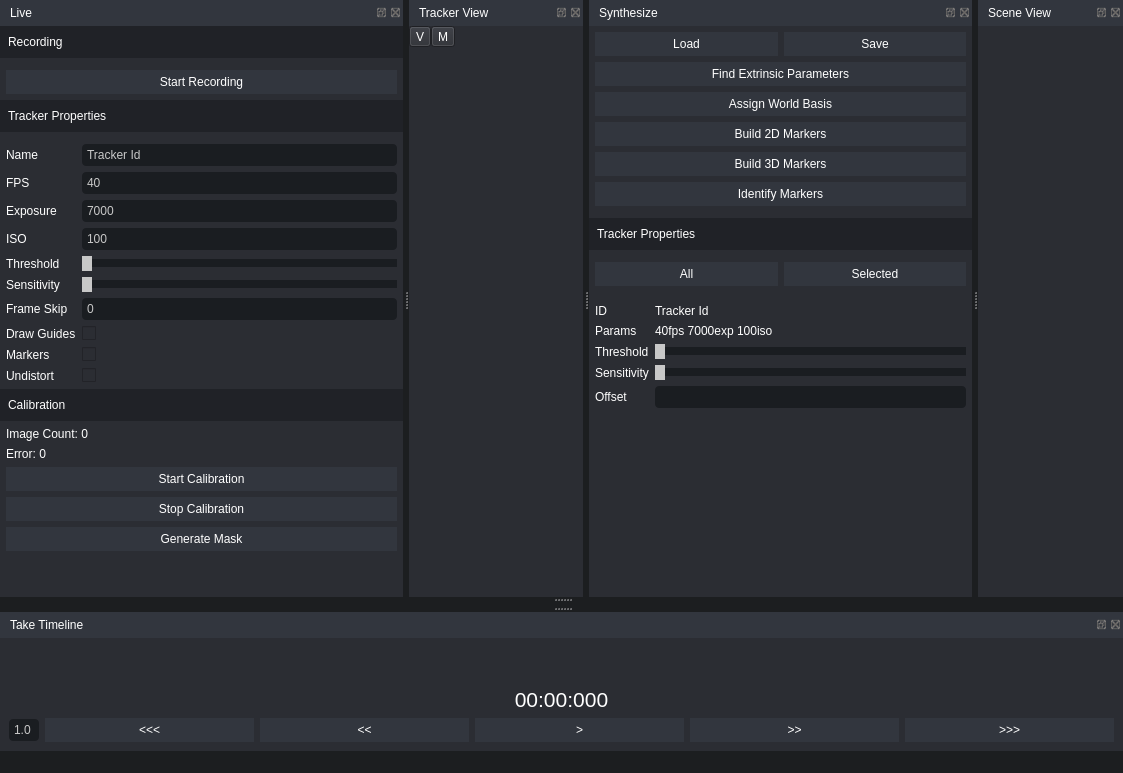
<?xml version="1.0" encoding="UTF-8"?>
<ui version="4.0">
 <class>MainWindow</class>
 <widget class="QMainWindow" name="MainWindow">
  <property name="geometry">
   <rect>
    <x>0</x>
    <y>0</y>
    <width>1123</width>
    <height>773</height>
   </rect>
  </property>
  <property name="sizePolicy">
   <sizepolicy hsizetype="Preferred" vsizetype="Preferred">
    <horstretch>0</horstretch>
    <verstretch>0</verstretch>
   </sizepolicy>
  </property>
  <property name="windowTitle">
   <string>Vector Synth</string>
  </property>
  <property name="styleSheet">
   <string notr="true">QWidget {
	background: rgb(28, 30, 32);
	color: white;
}

QMenuBar {
	background-color: rgb(50, 54, 62);
}

QMenuBar::item {
    spacing: 3px; /* spacing between menu bar items */
    padding: 5px;
    background: transparent;
    border-radius: 4px;
	color: rgb(230, 230, 255);
}

QToolBar {
    background: rgb(32, 34, 39);
    spacing: 3px; /* spacing between items in the tool bar */
	border: 0;
	padding: 6px;
}

QDockWidget {
	color: white;
	background-color: rgb(28, 30, 32);
}

QDockWidget QWidget {
	background-color: rgb(43, 45, 51);
}

QDockWidget QLineEdit {
	background: rgb(26, 29, 33);
	border: 0px;
	border-radius: 4px;
	padding: 3px;
	color: rgb(200, 200, 200);
}

QDockWidget QTableWidget {
	background:  rgb(26, 29, 33);
}

QDockWidget QTableWidget QWidget {
	background-color: rgb(26, 29, 33);
}

QDockWidget QHeaderView {
	background-color: rgb(26, 29, 33);
	border-bottom: 1px solid rgb(50, 54, 62);
}

QDockWidget QHeaderView::section {
	background-color: rgb(26, 29, 33);
	border: 0px;
	padding: 8px;
	border-bottom: 1px solid rgb(50, 54, 62);
}

QDockWidget::title {
    text-align: left;
	color: white;
    background-color: rgb(50, 54, 62);
    padding: 6px;
}

QDockWidget::close-button, QDockWidget::float-button {
    border: 1px solid transparent;
	color: white;
    padding: 0px;
}

QDockWidget::close-button:hover, QDockWidget::float-button:hover {
    background: gray;
}

QDockWidget::close-button:pressed, QDockWidget::float-button:pressed {
    padding: 1px -1px -1px 1px;
}

QWidget#centralWidget QFrame {
	background-color: rgb(43, 45, 51);
}

QDockWidget QPushButton {
	border: 0px;
	background-color: rgb(50, 54, 62);
	color: white;
	padding: 5px;
}

QDockWidget QTableWidget QPushButton {
	border: 0px;
	background-color: rgb(50, 54, 62);
	color: white;
	padding: 5px;
}

QDockWidget QPushButton:hover {
	border: 0px;
	background-color: rgb(60, 64, 72);
	color: white;
	padding: 5px;
}

QDockWidget QPushButton:pressed {
	border: 1px;
	background-color: rgb(50, 70, 100);
	color: white;
	padding: 5px;
}

QSlider::groove:horizontal {
	    border: 0px;
    height: 8px; /* the groove expands to the size of the slider by default. by giving it a height, it has a fixed size */
    background: rgb(26, 29, 33);
    margin: 2px 0;
}

QSlider::handle:horizontal {
    background: rgb(200, 200, 200);
    border: 0px;
    width: 10px;
    margin: -8px 0; /* handle is placed by default on the contents rect of the groove. Expand outside the groove */
    border-radius: 4px;
}

QTabBar
{
	background-color: rgb(50, 54, 62);
}

QTabBar::tab {
	border: 0px;
	background-color: rgb(50, 54, 62);
	color: white;
	padding: 10px;
    min-width: 8ex;
}

QTabBar::tab:selected 
{
	color: rgb(80, 180, 255);
	border-top: 2px solid rgb(80, 180, 255);
}</string>
  </property>
  <property name="toolButtonStyle">
   <enum>Qt::ToolButtonIconOnly</enum>
  </property>
  <property name="dockNestingEnabled">
   <bool>true</bool>
  </property>
  <property name="dockOptions">
   <set>QMainWindow::AllowNestedDocks|QMainWindow::AllowTabbedDocks</set>
  </property>
  <widget class="QWidget" name="centralWidget">
   <property name="enabled">
    <bool>true</bool>
   </property>
  </widget>
  <widget class="QStatusBar" name="statusBar"/>
  <widget class="QDockWidget" name="dockProps">
   <property name="sizePolicy">
    <sizepolicy hsizetype="Preferred" vsizetype="Preferred">
     <horstretch>0</horstretch>
     <verstretch>0</verstretch>
    </sizepolicy>
   </property>
   <property name="styleSheet">
    <string notr="true"/>
   </property>
   <property name="floating">
    <bool>false</bool>
   </property>
   <property name="windowTitle">
    <string>Live</string>
   </property>
   <attribute name="dockWidgetArea">
    <number>4</number>
   </attribute>
   <widget class="QWidget" name="dockWidgetContents_2">
    <property name="enabled">
     <bool>true</bool>
    </property>
    <property name="styleSheet">
     <string notr="true"/>
    </property>
    <layout class="QVBoxLayout" name="verticalLayout">
     <property name="spacing">
      <number>6</number>
     </property>
     <property name="leftMargin">
      <number>0</number>
     </property>
     <property name="topMargin">
      <number>0</number>
     </property>
     <property name="rightMargin">
      <number>0</number>
     </property>
     <property name="bottomMargin">
      <number>0</number>
     </property>
     <item>
      <widget class="QLabel" name="label_16">
       <property name="minimumSize">
        <size>
         <width>0</width>
         <height>32</height>
        </size>
       </property>
       <property name="maximumSize">
        <size>
         <width>16777215</width>
         <height>32</height>
        </size>
       </property>
       <property name="styleSheet">
        <string notr="true">background-color: rgb(32, 34, 39);
padding: 5px;</string>
       </property>
       <property name="text">
        <string>Recording</string>
       </property>
      </widget>
     </item>
     <item>
      <layout class="QVBoxLayout" name="verticalLayout_11">
       <property name="leftMargin">
        <number>6</number>
       </property>
       <property name="topMargin">
        <number>6</number>
       </property>
       <property name="rightMargin">
        <number>6</number>
       </property>
       <item>
        <widget class="QPushButton" name="btnStartRecording">
         <property name="text">
          <string>Start Recording</string>
         </property>
        </widget>
       </item>
      </layout>
     </item>
     <item>
      <widget class="QLabel" name="label_13">
       <property name="minimumSize">
        <size>
         <width>0</width>
         <height>32</height>
        </size>
       </property>
       <property name="maximumSize">
        <size>
         <width>16777215</width>
         <height>32</height>
        </size>
       </property>
       <property name="styleSheet">
        <string notr="true">background-color: rgb(32, 34, 39);
padding: 5px;</string>
       </property>
       <property name="text">
        <string>Tracker Properties</string>
       </property>
      </widget>
     </item>
     <item>
      <layout class="QFormLayout" name="formLayout">
       <property name="leftMargin">
        <number>6</number>
       </property>
       <property name="topMargin">
        <number>6</number>
       </property>
       <property name="rightMargin">
        <number>6</number>
       </property>
       <item row="1" column="0">
        <widget class="QLabel" name="label_12">
         <property name="text">
          <string>Name</string>
         </property>
        </widget>
       </item>
       <item row="1" column="1">
        <widget class="QLineEdit" name="txtId">
         <property name="text">
          <string>Tracker Id</string>
         </property>
        </widget>
       </item>
       <item row="2" column="0">
        <widget class="QLabel" name="label_7">
         <property name="text">
          <string>FPS</string>
         </property>
        </widget>
       </item>
       <item row="2" column="1">
        <widget class="QLineEdit" name="txtFps">
         <property name="styleSheet">
          <string notr="true"/>
         </property>
         <property name="text">
          <string>40</string>
         </property>
        </widget>
       </item>
       <item row="3" column="0">
        <widget class="QLabel" name="label">
         <property name="text">
          <string>Exposure</string>
         </property>
        </widget>
       </item>
       <item row="3" column="1">
        <widget class="QLineEdit" name="txtExposure">
         <property name="text">
          <string>7000</string>
         </property>
        </widget>
       </item>
       <item row="4" column="0">
        <widget class="QLabel" name="label_6">
         <property name="text">
          <string>ISO</string>
         </property>
        </widget>
       </item>
       <item row="4" column="1">
        <widget class="QLineEdit" name="txtIso">
         <property name="text">
          <string>100</string>
         </property>
        </widget>
       </item>
       <item row="5" column="0">
        <widget class="QLabel" name="label_3">
         <property name="text">
          <string>Threshold</string>
         </property>
        </widget>
       </item>
       <item row="5" column="1">
        <widget class="QSlider" name="horizontalSlider_2">
         <property name="orientation">
          <enum>Qt::Horizontal</enum>
         </property>
        </widget>
       </item>
       <item row="6" column="0">
        <widget class="QLabel" name="label_4">
         <property name="text">
          <string>Sensitivity</string>
         </property>
        </widget>
       </item>
       <item row="6" column="1">
        <widget class="QSlider" name="horizontalSlider_3">
         <property name="orientation">
          <enum>Qt::Horizontal</enum>
         </property>
        </widget>
       </item>
       <item row="7" column="0">
        <widget class="QLabel" name="label_10">
         <property name="text">
          <string>Frame Skip</string>
         </property>
        </widget>
       </item>
       <item row="7" column="1">
        <widget class="QLineEdit" name="txtFrameSkip">
         <property name="text">
          <string>0</string>
         </property>
        </widget>
       </item>
       <item row="8" column="0">
        <widget class="QLabel" name="label_8">
         <property name="text">
          <string>Draw Guides</string>
         </property>
        </widget>
       </item>
       <item row="8" column="1">
        <widget class="QCheckBox" name="chkDrawGuides">
         <property name="text">
          <string/>
         </property>
        </widget>
       </item>
       <item row="9" column="0">
        <widget class="QLabel" name="label_9">
         <property name="text">
          <string>Markers</string>
         </property>
        </widget>
       </item>
       <item row="9" column="1">
        <widget class="QCheckBox" name="chkMarkers">
         <property name="text">
          <string/>
         </property>
        </widget>
       </item>
       <item row="10" column="0">
        <widget class="QLabel" name="label_11">
         <property name="text">
          <string>Undistort</string>
         </property>
        </widget>
       </item>
       <item row="10" column="1">
        <widget class="QCheckBox" name="chkFindCalib">
         <property name="text">
          <string/>
         </property>
        </widget>
       </item>
      </layout>
     </item>
     <item>
      <widget class="QLabel" name="label_5">
       <property name="minimumSize">
        <size>
         <width>0</width>
         <height>32</height>
        </size>
       </property>
       <property name="maximumSize">
        <size>
         <width>16777215</width>
         <height>32</height>
        </size>
       </property>
       <property name="styleSheet">
        <string notr="true">background-color: rgb(32, 34, 39);
padding: 5px;</string>
       </property>
       <property name="text">
        <string>Calibration</string>
       </property>
      </widget>
     </item>
     <item>
      <layout class="QVBoxLayout" name="verticalLayout_4">
       <property name="leftMargin">
        <number>6</number>
       </property>
       <property name="rightMargin">
        <number>6</number>
       </property>
       <property name="bottomMargin">
        <number>6</number>
       </property>
       <item>
        <widget class="QLabel" name="lblCalibImageCount">
         <property name="text">
          <string>Image Count: 0</string>
         </property>
        </widget>
       </item>
       <item>
        <widget class="QLabel" name="lblCalibError">
         <property name="text">
          <string>Error: 0</string>
         </property>
        </widget>
       </item>
       <item>
        <widget class="QPushButton" name="btnStartCalibration">
         <property name="styleSheet">
          <string notr="true"/>
         </property>
         <property name="text">
          <string>Start Calibration</string>
         </property>
        </widget>
       </item>
       <item>
        <widget class="QPushButton" name="btnStopCalibration">
         <property name="styleSheet">
          <string notr="true"/>
         </property>
         <property name="text">
          <string>Stop Calibration</string>
         </property>
        </widget>
       </item>
       <item>
        <widget class="QPushButton" name="btnGenerateMask">
         <property name="text">
          <string>Generate Mask</string>
         </property>
        </widget>
       </item>
       <item>
        <spacer name="verticalSpacer_3">
         <property name="orientation">
          <enum>Qt::Vertical</enum>
         </property>
         <property name="sizeHint" stdset="0">
          <size>
           <width>20</width>
           <height>40</height>
          </size>
         </property>
        </spacer>
       </item>
      </layout>
     </item>
    </layout>
   </widget>
  </widget>
  <widget class="QDockWidget" name="dockTimeline">
   <property name="windowTitle">
    <string>Take Timeline</string>
   </property>
   <attribute name="dockWidgetArea">
    <number>8</number>
   </attribute>
   <widget class="QWidget" name="dockWidgetContents_3">
    <layout class="QHBoxLayout" name="horizontalLayout_4">
     <property name="leftMargin">
      <number>0</number>
     </property>
     <property name="topMargin">
      <number>0</number>
     </property>
     <property name="rightMargin">
      <number>0</number>
     </property>
     <property name="bottomMargin">
      <number>0</number>
     </property>
     <item>
      <layout class="QVBoxLayout" name="verticalLayout_14">
       <property name="topMargin">
        <number>9</number>
       </property>
       <item>
        <spacer name="verticalSpacer_2">
         <property name="orientation">
          <enum>Qt::Vertical</enum>
         </property>
         <property name="sizeHint" stdset="0">
          <size>
           <width>20</width>
           <height>40</height>
          </size>
         </property>
        </spacer>
       </item>
       <item>
        <widget class="QLabel" name="lblTimecode">
         <property name="font">
          <font>
           <pointsize>16</pointsize>
          </font>
         </property>
         <property name="text">
          <string>00:00:000</string>
         </property>
         <property name="alignment">
          <set>Qt::AlignCenter</set>
         </property>
        </widget>
       </item>
       <item>
        <layout class="QHBoxLayout" name="timelineLayout">
         <property name="leftMargin">
          <number>9</number>
         </property>
         <property name="topMargin">
          <number>0</number>
         </property>
         <property name="rightMargin">
          <number>9</number>
         </property>
         <property name="bottomMargin">
          <number>9</number>
         </property>
         <item>
          <widget class="QLineEdit" name="txtPlaySpeed">
           <property name="sizePolicy">
            <sizepolicy hsizetype="Fixed" vsizetype="Fixed">
             <horstretch>0</horstretch>
             <verstretch>0</verstretch>
            </sizepolicy>
           </property>
           <property name="minimumSize">
            <size>
             <width>30</width>
             <height>0</height>
            </size>
           </property>
           <property name="maximumSize">
            <size>
             <width>30</width>
             <height>16777215</height>
            </size>
           </property>
           <property name="text">
            <string>1.0</string>
           </property>
          </widget>
         </item>
         <item>
          <widget class="QPushButton" name="btnPrevFrameJump">
           <property name="sizePolicy">
            <sizepolicy hsizetype="Minimum" vsizetype="Fixed">
             <horstretch>0</horstretch>
             <verstretch>0</verstretch>
            </sizepolicy>
           </property>
           <property name="text">
            <string>&lt;&lt;&lt;</string>
           </property>
          </widget>
         </item>
         <item>
          <widget class="QPushButton" name="btnPrevFrame">
           <property name="text">
            <string>&lt;&lt;</string>
           </property>
          </widget>
         </item>
         <item>
          <widget class="QPushButton" name="btnPlay">
           <property name="text">
            <string>&gt;</string>
           </property>
          </widget>
         </item>
         <item>
          <widget class="QPushButton" name="btnNextFrame">
           <property name="text">
            <string>&gt;&gt;</string>
           </property>
          </widget>
         </item>
         <item>
          <widget class="QPushButton" name="btnNextFrameJump">
           <property name="text">
            <string>&gt;&gt;&gt;</string>
           </property>
          </widget>
         </item>
        </layout>
       </item>
      </layout>
     </item>
    </layout>
   </widget>
  </widget>
  <widget class="QDockWidget" name="dockTrackers">
   <property name="floating">
    <bool>false</bool>
   </property>
   <property name="features">
    <set>QDockWidget::AllDockWidgetFeatures</set>
   </property>
   <property name="windowTitle">
    <string>Tracker View</string>
   </property>
   <attribute name="dockWidgetArea">
    <number>4</number>
   </attribute>
   <widget class="QWidget" name="dockWidgetContents_4">
    <layout class="QVBoxLayout" name="verticalLayout_3">
     <property name="spacing">
      <number>0</number>
     </property>
     <property name="leftMargin">
      <number>0</number>
     </property>
     <property name="topMargin">
      <number>0</number>
     </property>
     <property name="rightMargin">
      <number>0</number>
     </property>
     <property name="bottomMargin">
      <number>0</number>
     </property>
     <item>
      <widget class="QWidget" name="trackerViewMain" native="true">
       <property name="sizePolicy">
        <sizepolicy hsizetype="MinimumExpanding" vsizetype="MinimumExpanding">
         <horstretch>0</horstretch>
         <verstretch>0</verstretch>
        </sizepolicy>
       </property>
       <layout class="QVBoxLayout" name="verticalLayout_2">
        <property name="spacing">
         <number>0</number>
        </property>
        <property name="leftMargin">
         <number>0</number>
        </property>
        <property name="topMargin">
         <number>0</number>
        </property>
        <property name="rightMargin">
         <number>0</number>
        </property>
        <property name="bottomMargin">
         <number>0</number>
        </property>
        <item>
         <layout class="QHBoxLayout" name="toolbar">
          <property name="spacing">
           <number>0</number>
          </property>
          <item>
           <widget class="QToolButton" name="btnDrawVideo">
            <property name="text">
             <string>V</string>
            </property>
           </widget>
          </item>
          <item>
           <widget class="QToolButton" name="btnDrawMarkers">
            <property name="text">
             <string>M</string>
            </property>
           </widget>
          </item>
          <item>
           <spacer name="horizontalSpacer">
            <property name="orientation">
             <enum>Qt::Horizontal</enum>
            </property>
            <property name="sizeHint" stdset="0">
             <size>
              <width>40</width>
              <height>20</height>
             </size>
            </property>
           </spacer>
          </item>
         </layout>
        </item>
        <item>
         <widget class="QWidget" name="widget" native="true">
          <property name="sizePolicy">
           <sizepolicy hsizetype="Preferred" vsizetype="MinimumExpanding">
            <horstretch>0</horstretch>
            <verstretch>0</verstretch>
           </sizepolicy>
          </property>
          <layout class="QVBoxLayout" name="verticalLayout_13">
           <property name="spacing">
            <number>0</number>
           </property>
           <property name="leftMargin">
            <number>0</number>
           </property>
           <property name="topMargin">
            <number>0</number>
           </property>
           <property name="rightMargin">
            <number>0</number>
           </property>
           <property name="bottomMargin">
            <number>0</number>
           </property>
           <item>
            <layout class="QVBoxLayout" name="cameraViewPanel"/>
           </item>
          </layout>
         </widget>
        </item>
       </layout>
      </widget>
     </item>
    </layout>
   </widget>
  </widget>
  <widget class="QDockWidget" name="dockSynth">
   <property name="windowTitle">
    <string>Synthesize</string>
   </property>
   <attribute name="dockWidgetArea">
    <number>4</number>
   </attribute>
   <widget class="QWidget" name="dockWidgetContents">
    <layout class="QVBoxLayout" name="verticalLayout_5">
     <property name="leftMargin">
      <number>0</number>
     </property>
     <property name="topMargin">
      <number>0</number>
     </property>
     <property name="rightMargin">
      <number>0</number>
     </property>
     <property name="bottomMargin">
      <number>0</number>
     </property>
     <item>
      <layout class="QVBoxLayout" name="verticalLayout_12">
       <property name="leftMargin">
        <number>6</number>
       </property>
       <property name="topMargin">
        <number>6</number>
       </property>
       <property name="rightMargin">
        <number>6</number>
       </property>
       <property name="bottomMargin">
        <number>6</number>
       </property>
       <item>
        <layout class="QHBoxLayout" name="horizontalLayout_3">
         <item>
          <widget class="QPushButton" name="btnLoadTake">
           <property name="text">
            <string>Load</string>
           </property>
          </widget>
         </item>
         <item>
          <widget class="QPushButton" name="btnSaveTake">
           <property name="text">
            <string>Save</string>
           </property>
          </widget>
         </item>
        </layout>
       </item>
       <item>
        <widget class="QPushButton" name="btnBuildFundamental">
         <property name="text">
          <string>Find Extrinsic Parameters</string>
         </property>
        </widget>
       </item>
       <item>
        <widget class="QPushButton" name="btnAssignWorldBasis">
         <property name="text">
          <string>Assign World Basis</string>
         </property>
        </widget>
       </item>
       <item>
        <widget class="QPushButton" name="btnBuild2D">
         <property name="text">
          <string>Build 2D Markers</string>
         </property>
        </widget>
       </item>
       <item>
        <widget class="QPushButton" name="btnBuild3D">
         <property name="text">
          <string>Build 3D Markers</string>
         </property>
        </widget>
       </item>
       <item>
        <widget class="QPushButton" name="btnIdentify3D">
         <property name="text">
          <string>Identify Markers</string>
         </property>
        </widget>
       </item>
      </layout>
     </item>
     <item>
      <widget class="QLabel" name="label_14">
       <property name="minimumSize">
        <size>
         <width>0</width>
         <height>32</height>
        </size>
       </property>
       <property name="maximumSize">
        <size>
         <width>16777215</width>
         <height>32</height>
        </size>
       </property>
       <property name="styleSheet">
        <string notr="true">background-color: rgb(32, 34, 39);
padding: 5px;</string>
       </property>
       <property name="text">
        <string>Tracker Properties</string>
       </property>
      </widget>
     </item>
     <item>
      <layout class="QHBoxLayout" name="horizontalLayout">
       <property name="leftMargin">
        <number>6</number>
       </property>
       <property name="topMargin">
        <number>6</number>
       </property>
       <property name="rightMargin">
        <number>6</number>
       </property>
       <property name="bottomMargin">
        <number>6</number>
       </property>
       <item>
        <widget class="QPushButton" name="pushButton_5">
         <property name="text">
          <string>All</string>
         </property>
        </widget>
       </item>
       <item>
        <widget class="QPushButton" name="pushButton_6">
         <property name="text">
          <string>Selected</string>
         </property>
        </widget>
       </item>
      </layout>
     </item>
     <item>
      <layout class="QFormLayout" name="formLayout_2">
       <property name="leftMargin">
        <number>6</number>
       </property>
       <property name="topMargin">
        <number>6</number>
       </property>
       <property name="rightMargin">
        <number>6</number>
       </property>
       <property name="bottomMargin">
        <number>6</number>
       </property>
       <item row="1" column="0">
        <widget class="QLabel" name="label_15">
         <property name="text">
          <string>ID</string>
         </property>
        </widget>
       </item>
       <item row="1" column="1">
        <widget class="QLabel" name="lblTakeTrackerId">
         <property name="text">
          <string>Tracker Id</string>
         </property>
        </widget>
       </item>
       <item row="2" column="0">
        <widget class="QLabel" name="label_17">
         <property name="text">
          <string>Params</string>
         </property>
        </widget>
       </item>
       <item row="2" column="1">
        <widget class="QLabel" name="lblTakeTrackerInfo">
         <property name="text">
          <string>40fps 7000exp 100iso</string>
         </property>
        </widget>
       </item>
       <item row="3" column="0">
        <widget class="QLabel" name="label_19">
         <property name="text">
          <string>Threshold</string>
         </property>
        </widget>
       </item>
       <item row="4" column="0">
        <widget class="QLabel" name="label_20">
         <property name="text">
          <string>Sensitivity</string>
         </property>
        </widget>
       </item>
       <item row="3" column="1">
        <widget class="QSlider" name="sldTakeThreshold">
         <property name="orientation">
          <enum>Qt::Horizontal</enum>
         </property>
        </widget>
       </item>
       <item row="4" column="1">
        <widget class="QSlider" name="sldTakeSensitivity">
         <property name="orientation">
          <enum>Qt::Horizontal</enum>
         </property>
        </widget>
       </item>
       <item row="5" column="0">
        <widget class="QLabel" name="label_21">
         <property name="text">
          <string>Offset</string>
         </property>
        </widget>
       </item>
       <item row="5" column="1">
        <widget class="QLineEdit" name="txtTakeOffset"/>
       </item>
      </layout>
     </item>
    </layout>
   </widget>
  </widget>
  <widget class="QDockWidget" name="dockSceneView">
   <property name="windowTitle">
    <string>Scene View</string>
   </property>
   <attribute name="dockWidgetArea">
    <number>4</number>
   </attribute>
   <widget class="QWidget" name="sceneViewDockContents">
    <layout class="QVBoxLayout" name="verticalLayout_6"/>
   </widget>
  </widget>
  <action name="actionNew">
   <property name="text">
    <string>New</string>
   </property>
  </action>
 </widget>
 <layoutdefault spacing="6" margin="11"/>
 <resources/>
 <connections/>
</ui>
